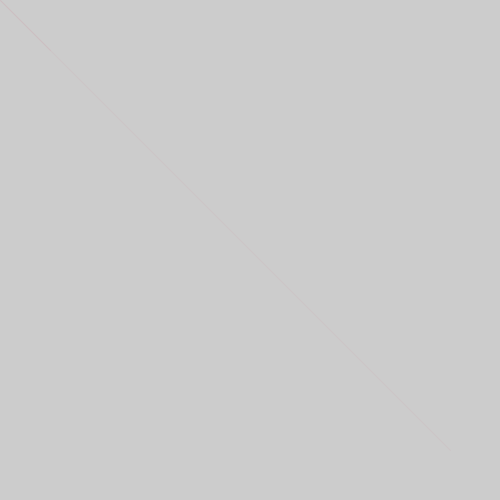
Frame 1 (no input)
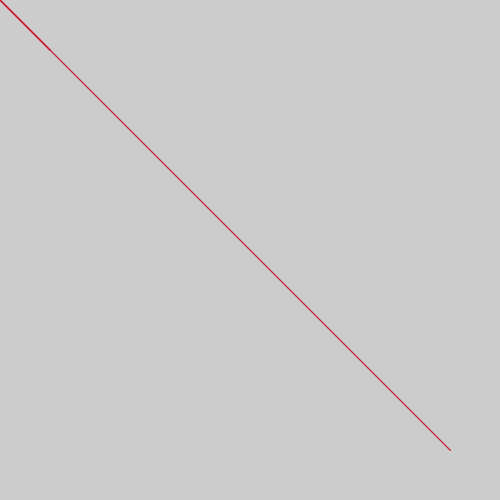
Frame 60 (the mouse pressed at the canvas centre just before this capture)
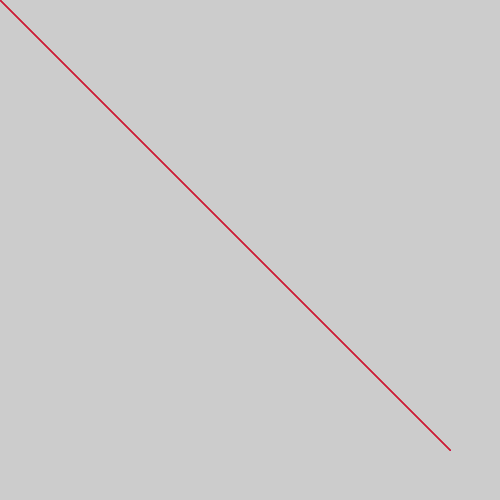
Frame 120 (the mouse held since frame 60 and released just before this capture)

The Processing sketch that drew these frames (run headless with seeded random() and noise(); from frame 60 on, the mouse is pressed at the canvas centre):

// Processing sketch: processing_113143
// ── processing_113143.pde

void setup() {
  size(500, 500);
  smooth();
}

void draw() {
 
  stroke(200, 0, 55, 10);
 
  line(mouseX,mouseY,450,450);
  line(mouseX,mouseY,50,50);
  
}
